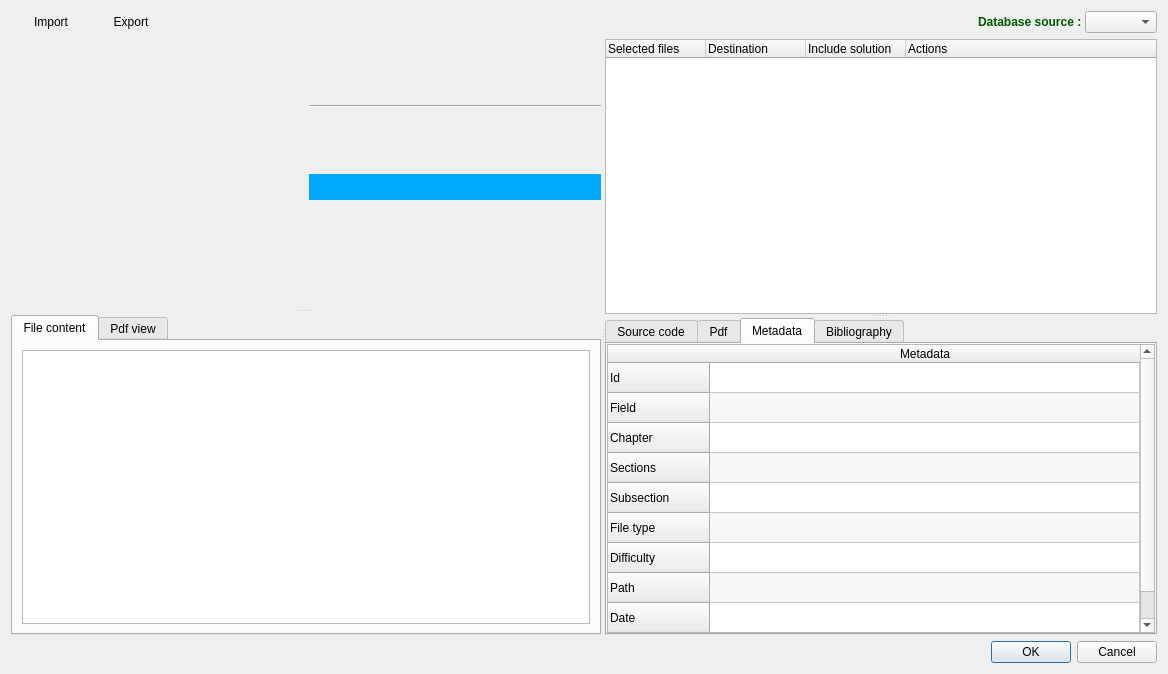
<?xml version="1.0" encoding="UTF-8"?>
<ui version="4.0">
 <class>CloneDatabaseFile</class>
 <widget class="QDialog" name="CloneDatabaseFile">
  <property name="geometry">
   <rect>
    <x>0</x>
    <y>0</y>
    <width>1168</width>
    <height>674</height>
   </rect>
  </property>
  <property name="windowTitle">
   <string>Dialog</string>
  </property>
  <layout class="QGridLayout" name="gridLayout">
   <item row="1" column="0">
    <widget class="QSplitter" name="splitter_4">
     <property name="orientation">
      <enum>Qt::Horizontal</enum>
     </property>
     <widget class="QSplitter" name="splitter">
      <property name="orientation">
       <enum>Qt::Vertical</enum>
      </property>
      <property name="handleWidth">
       <number>8</number>
      </property>
      <widget class="QWidget" name="layoutWidget">
       <layout class="QGridLayout" name="gridLayout_16">
        <item row="3" column="1">
         <layout class="QVBoxLayout" name="verticalLayout">
          <property name="spacing">
           <number>0</number>
          </property>
          <item>
           <widget class="QPushButton" name="addButton">
            <property name="sizePolicy">
             <sizepolicy hsizetype="Maximum" vsizetype="Fixed">
              <horstretch>0</horstretch>
              <verstretch>0</verstretch>
             </sizepolicy>
            </property>
            <property name="text">
             <string/>
            </property>
            <property name="icon">
             <iconset theme="GoNext"/>
            </property>
            <property name="flat">
             <bool>true</bool>
            </property>
           </widget>
          </item>
          <item>
           <widget class="QPushButton" name="addEverything">
            <property name="sizePolicy">
             <sizepolicy hsizetype="Fixed" vsizetype="Fixed">
              <horstretch>0</horstretch>
              <verstretch>0</verstretch>
             </sizepolicy>
            </property>
            <property name="text">
             <string/>
            </property>
            <property name="icon">
             <iconset theme="GoLast"/>
            </property>
            <property name="flat">
             <bool>true</bool>
            </property>
           </widget>
          </item>
          <item>
           <widget class="QPushButton" name="removeButton">
            <property name="sizePolicy">
             <sizepolicy hsizetype="Maximum" vsizetype="Fixed">
              <horstretch>0</horstretch>
              <verstretch>0</verstretch>
             </sizepolicy>
            </property>
            <property name="text">
             <string/>
            </property>
            <property name="icon">
             <iconset theme="GoPrevious"/>
            </property>
            <property name="flat">
             <bool>true</bool>
            </property>
           </widget>
          </item>
          <item>
           <widget class="Line" name="line_2">
            <property name="orientation">
             <enum>Qt::Horizontal</enum>
            </property>
           </widget>
          </item>
          <item>
           <widget class="QPushButton" name="EnableSortingFiles">
            <property name="sizePolicy">
             <sizepolicy hsizetype="Fixed" vsizetype="Fixed">
              <horstretch>0</horstretch>
              <verstretch>0</verstretch>
             </sizepolicy>
            </property>
            <property name="text">
             <string/>
            </property>
            <property name="icon">
             <iconset theme="SortPresence"/>
            </property>
            <property name="checkable">
             <bool>true</bool>
            </property>
            <property name="flat">
             <bool>true</bool>
            </property>
           </widget>
          </item>
          <item>
           <widget class="QPushButton" name="ClearFiltersFD">
            <property name="sizePolicy">
             <sizepolicy hsizetype="Fixed" vsizetype="Fixed">
              <horstretch>0</horstretch>
              <verstretch>0</verstretch>
             </sizepolicy>
            </property>
            <property name="text">
             <string/>
            </property>
            <property name="icon">
             <iconset theme="KtRemoveFilters"/>
            </property>
            <property name="flat">
             <bool>true</bool>
            </property>
           </widget>
          </item>
          <item>
           <widget class="QPushButton" name="FilesTagFilter">
            <property name="sizePolicy">
             <sizepolicy hsizetype="Fixed" vsizetype="Fixed">
              <horstretch>0</horstretch>
              <verstretch>0</verstretch>
             </sizepolicy>
            </property>
            <property name="text">
             <string/>
            </property>
            <property name="icon">
             <iconset theme="Tag"/>
            </property>
            <property name="checkable">
             <bool>true</bool>
            </property>
            <property name="flat">
             <bool>true</bool>
            </property>
           </widget>
          </item>
          <item>
           <widget class="QLabel" name="CountLabel">
            <property name="font">
             <font>
              <family>KerkisSans</family>
              <pointsize>14</pointsize>
              <bold>true</bold>
             </font>
            </property>
            <property name="styleSheet">
             <string notr="true">background-color: rgb(0, 170, 255);
color: #ffffff;</string>
            </property>
            <property name="text">
             <string/>
            </property>
            <property name="alignment">
             <set>Qt::AlignCenter</set>
            </property>
           </widget>
          </item>
          <item>
           <spacer name="verticalSpacer">
            <property name="orientation">
             <enum>Qt::Vertical</enum>
            </property>
            <property name="sizeHint" stdset="0">
             <size>
              <width>20</width>
              <height>40</height>
             </size>
            </property>
           </spacer>
          </item>
         </layout>
        </item>
        <item row="2" column="0" colspan="2">
         <layout class="QHBoxLayout" name="horizontalLayout_4">
          <property name="spacing">
           <number>0</number>
          </property>
         </layout>
        </item>
       </layout>
      </widget>
      <widget class="QWidget" name="layoutWidget_2">
       <layout class="QGridLayout" name="gridLayout_17">
        <item row="0" column="0">
         <widget class="QTabWidget" name="FilesTabWidget">
          <property name="currentIndex">
           <number>0</number>
          </property>
          <widget class="QWidget" name="tab_3">
           <attribute name="title">
            <string>File content</string>
           </attribute>
           <layout class="QVBoxLayout" name="verticalLayout_5">
            <item>
             <widget class="LatexTextBrowser" name="FileContent"/>
            </item>
           </layout>
          </widget>
          <widget class="QWidget" name="tab_4">
           <attribute name="title">
            <string>Pdf view</string>
           </attribute>
           <layout class="QVBoxLayout" name="verticalLayout_6"/>
          </widget>
         </widget>
        </item>
       </layout>
      </widget>
     </widget>
     <widget class="QSplitter" name="splitter_2">
      <property name="orientation">
       <enum>Qt::Vertical</enum>
      </property>
      <widget class="QTreeWidget" name="SelectedFiles">
       <property name="styleSheet">
        <string notr="true"/>
       </property>
       <column>
        <property name="text">
         <string>Selected files</string>
        </property>
       </column>
       <column>
        <property name="text">
         <string>Destination</string>
        </property>
       </column>
       <column>
        <property name="text">
         <string>Include solution</string>
        </property>
       </column>
       <column>
        <property name="text">
         <string>Actions</string>
        </property>
       </column>
      </widget>
      <widget class="QTabWidget" name="tabWidget">
       <property name="currentIndex">
        <number>2</number>
       </property>
       <widget class="QWidget" name="tab">
        <attribute name="title">
         <string>Source code</string>
        </attribute>
        <layout class="QVBoxLayout" name="verticalLayout_2">
         <property name="leftMargin">
          <number>0</number>
         </property>
         <property name="topMargin">
          <number>0</number>
         </property>
         <property name="rightMargin">
          <number>0</number>
         </property>
         <property name="bottomMargin">
          <number>0</number>
         </property>
         <item>
          <widget class="LatexTextBrowser" name="SourceCodeBrowser"/>
         </item>
        </layout>
       </widget>
       <widget class="QWidget" name="tab_2">
        <attribute name="title">
         <string>Pdf</string>
        </attribute>
        <layout class="QVBoxLayout" name="verticalLayout_4">
         <property name="leftMargin">
          <number>0</number>
         </property>
         <property name="topMargin">
          <number>0</number>
         </property>
         <property name="rightMargin">
          <number>0</number>
         </property>
         <property name="bottomMargin">
          <number>0</number>
         </property>
        </layout>
       </widget>
       <widget class="QWidget" name="tab_7">
        <attribute name="title">
         <string>Metadata</string>
        </attribute>
        <layout class="QVBoxLayout" name="verticalLayout_3">
         <property name="leftMargin">
          <number>0</number>
         </property>
         <property name="topMargin">
          <number>0</number>
         </property>
         <property name="rightMargin">
          <number>0</number>
         </property>
         <property name="bottomMargin">
          <number>0</number>
         </property>
         <item>
          <widget class="QTableWidget" name="MetadataTable">
           <property name="alternatingRowColors">
            <bool>true</bool>
           </property>
           <property name="verticalScrollMode">
            <enum>QAbstractItemView::ScrollPerPixel</enum>
           </property>
           <attribute name="horizontalHeaderStretchLastSection">
            <bool>true</bool>
           </attribute>
           <row>
            <property name="text">
             <string>Id</string>
            </property>
           </row>
           <row>
            <property name="text">
             <string>Field</string>
            </property>
           </row>
           <row>
            <property name="text">
             <string>Chapter</string>
            </property>
           </row>
           <row>
            <property name="text">
             <string>Sections</string>
            </property>
           </row>
           <row>
            <property name="text">
             <string>Subsection</string>
            </property>
           </row>
           <row>
            <property name="text">
             <string>File type</string>
            </property>
           </row>
           <row>
            <property name="text">
             <string>Difficulty</string>
            </property>
           </row>
           <row>
            <property name="text">
             <string>Path</string>
            </property>
           </row>
           <row>
            <property name="text">
             <string>Date</string>
            </property>
           </row>
           <row>
            <property name="text">
             <string>Solved - Prooved</string>
            </property>
           </row>
           <column>
            <property name="text">
             <string>Metadata</string>
            </property>
           </column>
           <item row="0" column="0">
            <property name="text">
             <string/>
            </property>
           </item>
           <item row="1" column="0">
            <property name="text">
             <string/>
            </property>
           </item>
           <item row="2" column="0">
            <property name="text">
             <string/>
            </property>
           </item>
           <item row="3" column="0">
            <property name="text">
             <string/>
            </property>
           </item>
           <item row="4" column="0">
            <property name="text">
             <string/>
            </property>
           </item>
           <item row="5" column="0">
            <property name="text">
             <string/>
            </property>
           </item>
           <item row="6" column="0">
            <property name="text">
             <string/>
            </property>
           </item>
           <item row="7" column="0">
            <property name="text">
             <string/>
            </property>
           </item>
           <item row="8" column="0">
            <property name="text">
             <string/>
            </property>
           </item>
           <item row="9" column="0">
            <property name="text">
             <string/>
            </property>
           </item>
          </widget>
         </item>
        </layout>
       </widget>
       <widget class="QWidget" name="tab_5">
        <attribute name="title">
         <string>Bibliography</string>
        </attribute>
        <layout class="QVBoxLayout" name="verticalLayout_8">
         <property name="leftMargin">
          <number>0</number>
         </property>
         <property name="topMargin">
          <number>0</number>
         </property>
         <property name="rightMargin">
          <number>0</number>
         </property>
         <property name="bottomMargin">
          <number>0</number>
         </property>
         <item>
          <widget class="LatexTextBrowser" name="BibliographyBrowser"/>
         </item>
        </layout>
       </widget>
      </widget>
     </widget>
    </widget>
   </item>
   <item row="2" column="0">
    <widget class="QDialogButtonBox" name="Okbutton">
     <property name="layoutDirection">
      <enum>Qt::LeftToRight</enum>
     </property>
     <property name="orientation">
      <enum>Qt::Horizontal</enum>
     </property>
     <property name="standardButtons">
      <set>QDialogButtonBox::Cancel|QDialogButtonBox::Ok</set>
     </property>
    </widget>
   </item>
   <item row="0" column="0">
    <layout class="QHBoxLayout" name="horizontalLayout_2">
     <property name="spacing">
      <number>0</number>
     </property>
     <item>
      <widget class="QPushButton" name="ImportButton">
       <property name="text">
        <string>Import</string>
       </property>
       <property name="icon">
        <iconset>
         <normaloff>:/images/database-import.svg</normaloff>:/images/database-import.svg</iconset>
       </property>
       <property name="iconSize">
        <size>
         <width>20</width>
         <height>20</height>
        </size>
       </property>
       <property name="checkable">
        <bool>true</bool>
       </property>
       <property name="flat">
        <bool>true</bool>
       </property>
       <attribute name="buttonGroup">
        <string notr="true">ImportExport</string>
       </attribute>
      </widget>
     </item>
     <item>
      <widget class="QPushButton" name="ExportButton">
       <property name="text">
        <string>Export</string>
       </property>
       <property name="icon">
        <iconset>
         <normaloff>:/images/database-export.svg</normaloff>:/images/database-export.svg</iconset>
       </property>
       <property name="iconSize">
        <size>
         <width>20</width>
         <height>20</height>
        </size>
       </property>
       <property name="checkable">
        <bool>true</bool>
       </property>
       <property name="flat">
        <bool>true</bool>
       </property>
       <attribute name="buttonGroup">
        <string notr="true">ImportExport</string>
       </attribute>
      </widget>
     </item>
     <item>
      <spacer name="horizontalSpacer_2">
       <property name="orientation">
        <enum>Qt::Horizontal</enum>
       </property>
       <property name="sizeHint" stdset="0">
        <size>
         <width>40</width>
         <height>20</height>
        </size>
       </property>
      </spacer>
     </item>
     <item>
      <widget class="QLabel" name="label_2">
       <property name="sizePolicy">
        <sizepolicy hsizetype="Fixed" vsizetype="Preferred">
         <horstretch>0</horstretch>
         <verstretch>0</verstretch>
        </sizepolicy>
       </property>
       <property name="font">
        <font>
         <bold>true</bold>
        </font>
       </property>
       <property name="styleSheet">
        <string notr="true">color: rgb(0, 88, 0);</string>
       </property>
       <property name="text">
        <string>Database source : </string>
       </property>
      </widget>
     </item>
     <item>
      <widget class="QComboBox" name="FilesDatabasesCombo"/>
     </item>
    </layout>
   </item>
  </layout>
 </widget>
 <customwidgets>
  <customwidget>
   <class>LatexTextBrowser</class>
   <extends>QTextEdit</extends>
   <header>latexeditorwidget.h</header>
  </customwidget>
 </customwidgets>
 <resources/>
 <connections>
  <connection>
   <sender>Okbutton</sender>
   <signal>accepted()</signal>
   <receiver>CloneDatabaseFile</receiver>
   <slot>accept()</slot>
   <hints>
    <hint type="sourcelabel">
     <x>248</x>
     <y>254</y>
    </hint>
    <hint type="destinationlabel">
     <x>157</x>
     <y>274</y>
    </hint>
   </hints>
  </connection>
  <connection>
   <sender>Okbutton</sender>
   <signal>rejected()</signal>
   <receiver>CloneDatabaseFile</receiver>
   <slot>reject()</slot>
   <hints>
    <hint type="sourcelabel">
     <x>316</x>
     <y>260</y>
    </hint>
    <hint type="destinationlabel">
     <x>286</x>
     <y>274</y>
    </hint>
   </hints>
  </connection>
 </connections>
 <buttongroups>
  <buttongroup name="ImportExport"/>
 </buttongroups>
</ui>
